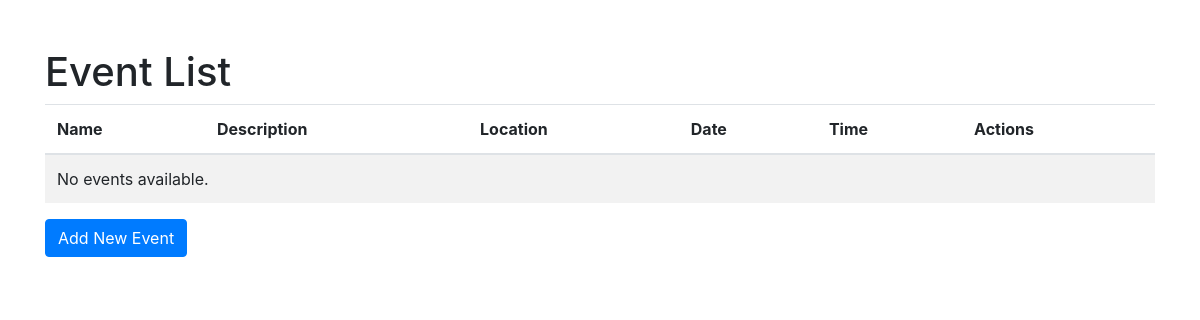
/events/list/, run on an earlier commit of the app's database.
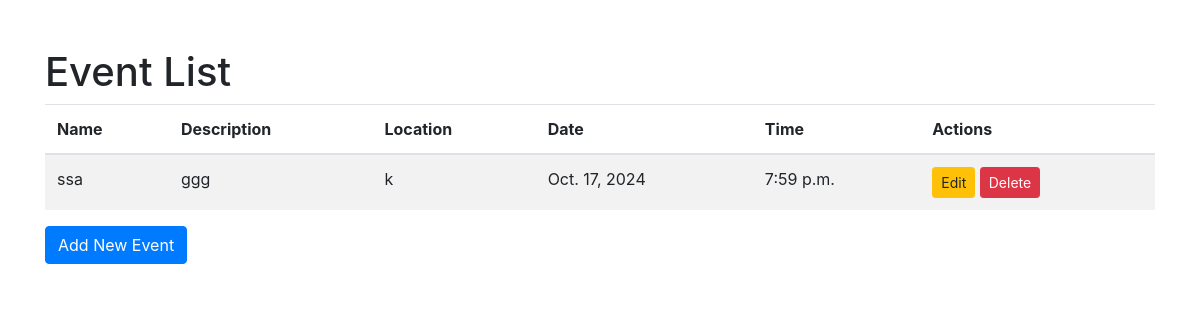
And on a later commit of the database.
### events/models.py (models this page shows, shortened)
class Event(models.Model):
    name = models.CharField(max_length=200)
    description = models.TextField()
    location = models.CharField(max_length=200)
    date = models.DateField()
    time = models.TimeField()
    organizer = models.ForeignKey(User, on_delete=models.CASCADE)

### events/views.py (the view)
# urls.py: path('list/', event_list, name='event_list'),
def event_list(request):
    events = Event.objects.all()
    return render(request, 'events/event_list.html', {'events': events})

### events/templates/events/event_list.html (shortened to what this page needs)
<!doctype html>
<html lang="en">
  <head>
    <link
      rel="stylesheet"
      href="https://maxcdn.bootstrapcdn.com/bootstrap/4.5.2/css/bootstrap.min.css"
    />
  </head>
  <body>
    <div class="container mt-5">
      <h1>Event List</h1>
      <table class="table table-striped">
        <thead>
          <tr>
            <th>Name</th>
            <th>Description</th>
            <th>Location</th>
            <th>Date</th>
            <th>Time</th>
            <th>Actions</th>
          </tr>
        </thead>
        <tbody>
          {% for event in events %}
          <tr>
            <td>{{ event.name }}</td>
            <td>{{ event.description }}</td>
            <td>{{ event.location }}</td>
            <td>{{ event.date }}</td>
            <td>{{ event.time }}</td>
            <td>
              <a
                href="{% url 'edit_event' event.id %}"
                class="btn btn-warning btn-sm"
                >Edit</a
              >
              <a
                href="{% url 'delete_event' event.id %}"
                class="btn btn-danger btn-sm"
                >Delete</a
              >
            </td>
          </tr>
          {% empty %}
          <tr>
            <td colspan="6">No events available.</td>
          </tr>
          {% endfor %}
        </tbody>
      </table>
      <a href="{% url 'add_event' %}" class="btn btn-primary">Add New Event</a>
    </div>
  </body>
</html>

What changed in the data, as far as the page shows it:
added Event: name "ssa", description "ggg", location "k", date "Oct. 17, 2024", time "7:59 p.m."
Also different on the page:
text no longer shown: "No events available."
